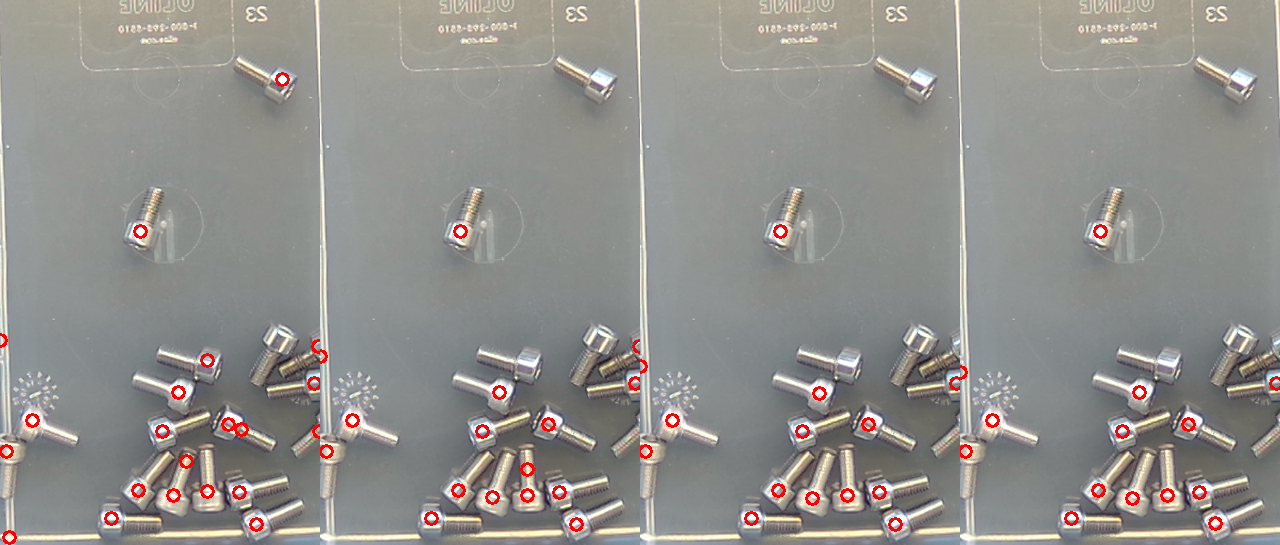
#> input picture dev/cores.png, 1280 x 545 px
$ python proto.py cores.png
#> lines starting #> are read from the running program, lines starting #| are printed output that depends on the picture; after the words box and inside, x2 and y2 are one past the last pixel; in counts of white or black regions, pixels touching at a corner belong together
import cv2, numpy as np, sys
f = cv2.imread(sys.argv[1])
#> f is the input picture: shape (545, 1280, 3); mean B, G, R 140.6, 144, 145.7
x0,y0,x1,y1 = 790,310,1135,925   # inner floor of the bin, eyeballed
roi = f[y0:y1, x0:x1]
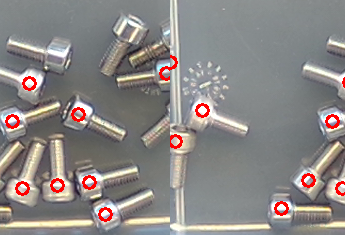
#> roi: shape (235, 345, 3); mean B, G, R 133.2, 134.7, 139.3
g = cv2.cvtColor(roi, cv2.COLOR_BGR2GRAY)
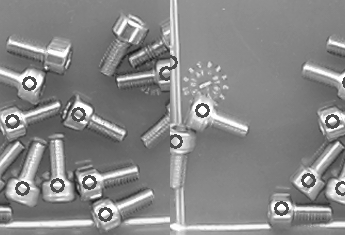
#> g: shape (235, 345); min 25, max 255, mean 135.8
th = cv2.morphologyEx(g, cv2.MORPH_TOPHAT, cv2.getStructuringElement(cv2.MORPH_ELLIPSE,(41,41)))
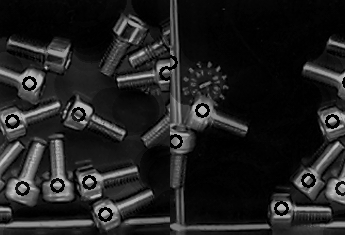
#> th: shape (235, 345); min 0, max 201, mean 32.9
_, m = cv2.threshold(th, 0, 255, cv2.THRESH_BINARY+cv2.THRESH_OTSU)
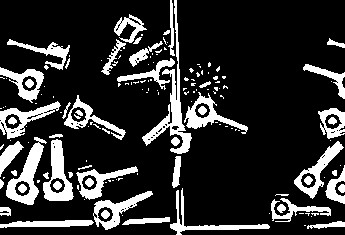
#> m: shape (235, 345); 18.8% white; 153 white regions (99 under 20 px), largest, box (x1, y1, x2, y2) and area: (142, 0, 192, 154) 1312, (6, 137, 47, 205) 993, (43, 139, 74, 201) 896
m = cv2.morphologyEx(m, cv2.MORPH_OPEN, np.ones((3,3),np.uint8))
#> m: shape (235, 345); 16.7% white; 79 white regions (17 under 20 px), largest, box (x1, y1, x2, y2) and area: (6, 143, 43, 205) 947, (43, 140, 73, 201) 877, (170, 69, 191, 154) 792
m = cv2.morphologyEx(m, cv2.MORPH_CLOSE, np.ones((7,7),np.uint8))
#> m: shape (235, 345); 20.6% white; 20 white regions (4 under 20 px), largest, box (x1, y1, x2, y2) and area: (0, 102, 170, 230) 6428, (117, 0, 248, 215) 3627, (294, 108, 345, 204) 2011
n, lab, st, _ = cv2.connectedComponentsWithStats(m)
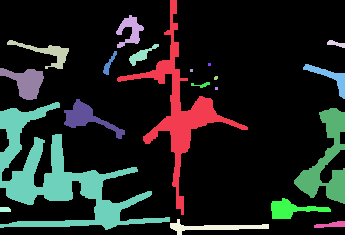
#> lab: shape (235, 345) int32; 21 distinct labels, from 0 to 20; one colour per label, 0 black
#> n = 21; st = 21 rows, first 6: [0, 0, 345, 235, 64378], [117, 0, 131, 215, 3627], [116, 15, 28, 33, 423], [7, 40, 62, 29, 498], [327, 40, 18, 8, 76], [129, 44, 30, 22, 214]
areas = st[1:, cv2.CC_STAT_AREA]
#> areas = 20 values, max 6428 at index 14, min 9 at index 6, mean 834.9
print('blobs', n-1, sorted(areas))
#| blobs 20 [9, 9, 9, 14, 49, 52, 76, 109, 138, 214, 393, 423, 498, 511, 576, 771, 780, 2011, 3627, 6428]
vis = roi.copy()
for i in range(1,n):
    x,y,w,h,a = st[i]
    if a < 150: continue
    cv2.rectangle(vis,(x,y),(x+w,y+h),(0,0,255),2)
    cv2.putText(vis,str(a),(x,y-2),0,0.4,(0,255,255),1)
#> this loop made 20 passes
#> (x, y, w, h, a) on passes 1 to 12: (117, 0, 131, 215, 3627), (116, 15, 28, 33, 423), (7, 40, 62, 29, 498), (327, 40, 18, 8, 76), (129, 44, 30, 22, 214), (103, 51, 14, 24, 109), (208, 63, 3, 3, 9), (303, 64, 42, 35, 393), (0, 68, 44, 32, 771), (190, 69, 3, 3, 9), (214, 76, 4, 4, 14), (191, 82, 19, 6, 49)
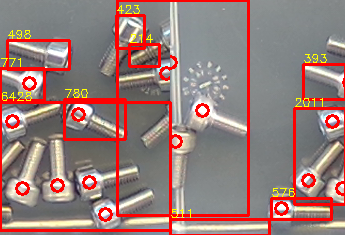
#> vis: shape (235, 345, 3); 9.9% of pixels changed, all inside (x1, y1, x2, y2) = (0, 0, 345, 235)
cv2.imwrite('dev/vis.png', np.hstack([vis, cv2.cvtColor(m,cv2.COLOR_GRAY2BGR)]))
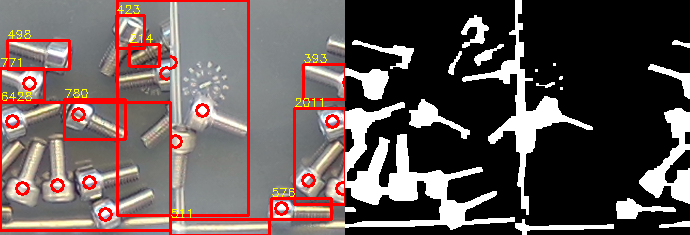
#> saved as vis.png: shape (235, 690, 3); mean B, G, R 86.5, 88.3, 102.3
